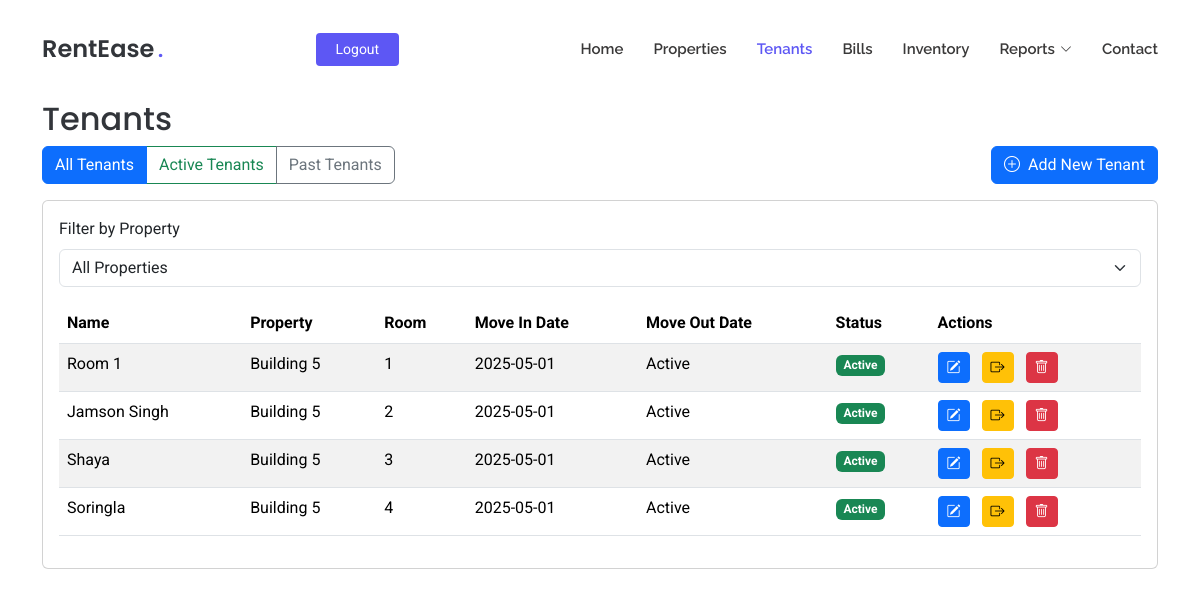
The app's page /list-tenants (signed in) with its own data.
### tables this page shows
CREATE TABLE tenants
                 (id INTEGER PRIMARY KEY AUTOINCREMENT,
                  name TEXT NOT NULL,
                  property_id INTEGER NOT NULL,
                  room_id INTEGER NOT NULL,
                  phone_number TEXT NOT NULL,
                  move_in_date DATE NOT NULL,
                  police_verification TEXT, email TEXT, move_out_date DATE,
                  FOREIGN KEY (property_id) REFERENCES properties (id),
                  FOREIGN KEY (room_id) REFERENCES rooms (id));

CREATE TABLE properties
                 (id INTEGER PRIMARY KEY AUTOINCREMENT,
                  name TEXT NOT NULL,
                  address TEXT NOT NULL,
                  user_id INTEGER NOT NULL,
                  FOREIGN KEY (user_id) REFERENCES users (id));

CREATE TABLE rooms
                 (id INTEGER PRIMARY KEY AUTOINCREMENT,
                  property_id INTEGER NOT NULL,
                  room_config_id INTEGER NOT NULL,
                  room_number INTEGER NOT NULL, media_url TEXT, is_available BOOLEAN DEFAULT TRUE,
                  FOREIGN KEY (property_id) REFERENCES properties (id),
                  FOREIGN KEY (room_config_id) REFERENCES room_configurations (id));

### app/routes.py (the view)
@app.route('/list-tenants')
def list_tenants():
    if 'user_id' not in session:
        flash('Please login to access this page', 'warning')
        return redirect(url_for('login'))
    status_filter = request.args.get('status', 'all')  # 'all', 'active', or 'past'
    conn = get_db()
    c = conn.cursor()
    properties = c.execute('SELECT * FROM properties WHERE user_id = ?',
                         (session['user_id'],)).fetchall()
    formatted_properties = []
    for prop in properties:
        formatted_properties.append({
            'id': prop[0],
            'name': prop[1],
            'address': prop[2]
        })
    query = '''
        SELECT t.id, t.name, t.property_id, t.room_id, t.phone_number, t.email,
               t.move_in_date, t.move_out_date, t.police_verification,
               p.name as property_name,
               rc.room_type, rc.rent, rc.electricity_charge, rc.water_charge,
               r.room_number
        FROM tenants t
        JOIN properties p ON t.property_id = p.id
        JOIN rooms r ON t.room_id = r.id
        JOIN room_configurations rc ON r.room_config_id = rc.id
        WHERE p.user_id = ?
    '''
    if status_filter == 'active':
        query += ' AND t.move_out_date IS NULL'
    elif status_filter == 'past':
        query += ' AND t.move_out_date IS NOT NULL'
    query += ' ORDER BY t.move_in_date DESC'
    tenants = c.execute(query, (session['user_id'],)).fetchall()
    formatted_tenants = []
    for tenant in tenants:
        police_verification_url = None
        if tenant[8]:  # police_verification field
            try:
                _, police_verification_url = tenant[8].split('|')
            except:
                pass
        formatted_tenants.append({
            'id': tenant[0],
            'name': tenant[1],
            'property_id': tenant[2],
            'room_id': tenant[3],
            'phone_number': tenant[4],
            'email': tenant[5],
            'move_in_date': tenant[6],
            'move_out_date': tenant[7],
            'police_verification': police_verification_url,
            'property_name': tenant[9],
            'room_type': tenant[10],
            'rent': tenant[11],
            'electricity_charge': tenant[12],
            'water_charge': tenant[13],
            'room_number': tenant[14]
        })
    conn.close()
    return render_template('list_tenants.html',
                         properties=formatted_properties,
                         tenants=formatted_tenants,
                         status_filter=status_filter)

### app/routes.py (called while the page is built)
def get_db():
    conn = sqlite3.connect('rentease.db')
    conn.row_factory = sqlite3.Row
    return conn

### app/templates/list_tenants.html (shortened to what this page needs)
<!DOCTYPE html>
<html lang="en">
<head>
  <link href="{{ url_for('static', filename='assets/vendor/bootstrap/css/bootstrap.min.css') }}" rel="stylesheet">
  <link href="{{ url_for('static', filename='assets/vendor/bootstrap-icons/bootstrap-icons.css') }}" rel="stylesheet">
  <link href="{{ url_for('static', filename='assets/vendor/aos/aos.css') }}" rel="stylesheet">
  <link href="{{ url_for('static', filename='assets/css/main.css') }}" rel="stylesheet">
</head>
<body class="index-page">
  <header id="header" class="header d-flex align-items-center fixed-top">
    <div class="container position-relative d-flex align-items-center justify-content-between">
      <a href="{{ url_for('index') }}" class="logo d-flex align-items-center me-auto me-xl-0">
        <h1 class="sitename">RentEase</h1><span>.</span>
      </a>
      <nav id="navmenu" class="navmenu">
        <ul>
          <li><a href="{{ url_for('index') }}#hero">Home</a></li>
          <li><a href="{{ url_for('index') }}#properties">Properties</a></li>
          <li><a href="{{ url_for('list_tenants') }}" class="active">Tenants</a></li>
          <li><a href="{{ url_for('index') }}#bills">Bills</a></li>
          <li><a href="{{ url_for('index') }}#inventory">Inventory</a></li>
          <li class="dropdown">
            <a href="#"><span>Reports</span> <i class="bi bi-chevron-down toggle-dropdown"></i></a>
          </li>
          <li><a href="{{ url_for('index') }}#contact">Contact</a></li>
        </ul>
      </nav>
      {% if session.get('user_id') %}
        <a class="btn-getstarted" href="{{ url_for('logout') }}">Logout</a>
      {% else %}
        <a class="btn-getstarted me-1" href="{{ url_for('login') }}">Login</a>
        <a class="btn-getstarted" href="{{ url_for('register') }}">Register</a>
      {% endif %}
    </div>
  </header>
  <main class="main" style="margin-top: 100px;">
    <div class="container mt-4">
        <h2>Tenants</h2>
        <div class="d-flex justify-content-between align-items-center mb-3">
            <div class="btn-group" role="group">
                <a href="{{ url_for('list_tenants', status='all') }}"
                   class="btn btn-outline-primary {% if status_filter == 'all' %}active{% endif %}">
                    All Tenants
                </a>
                <a href="{{ url_for('list_tenants', status='active') }}"
                   class="btn btn-outline-success {% if status_filter == 'active' %}active{% endif %}">
                    Active Tenants
                </a>
                <a href="{{ url_for('list_tenants', status='past') }}"
                   class="btn btn-outline-secondary {% if status_filter == 'past' %}active{% endif %}">
                    Past Tenants
                </a>
            </div>
            <a href="{{ url_for('add_tenant') }}" class="btn btn-primary">
                <i class="bi bi-plus-circle me-2"></i>Add New Tenant
            </a>
        </div>
        <div class="card">
          <div class="card-body">
            <div class="mb-3">
              <label for="propertyFilter" class="form-label">Filter by Property</label>
              <select class="form-select" id="propertyFilter">
                <option value="">All Properties</option>
              </select>
            </div>
            <div class="table-responsive">
              <table class="table table-striped">
                <thead>
                  <tr>
                    <th>Name</th>
                    <th>Property</th>
                    <th>Room</th>
                    <th>Move In Date</th>
                    <th>Move Out Date</th>
                    <th>Status</th>
                    <th>Actions</th>
                  </tr>
                </thead>
                <tbody>
                  {% for tenant in tenants %}
                  <tr data-property-id="{{ tenant.property_id|string }}">
                    <td>{{ tenant.name }}</td>
                    <td>{{ tenant.property_name }}</td>
                    <td>{{ tenant.room_number }}</td>
                    <td>{{ tenant.move_in_date }}</td>
                    <td>{{ tenant.move_out_date or 'Active' }}</td>
                    <td>
                      {% if not tenant.move_out_date %}
                        <span class="badge bg-success">Active</span>
                      {% else %}
                        <span class="badge bg-secondary">Past Tenant</span>
                      {% endif %}
                    </td>
                    <td>
                      <a href="{{ url_for('edit_tenant', tenant_id=tenant.id) }}" class="btn btn-sm btn-primary me-2" data-bs-toggle="tooltip" data-bs-placement="top" title="Edit Tenant">
                        <i class="bi bi-pencil-square"></i>
                      </a>
                      {% if not tenant.move_out_date %}
                        <button type="button" class="btn btn-sm btn-warning me-2" data-bs-toggle="modal" data-bs-target="#moveOutModal{{ tenant.id }}" data-tooltip-title="Move Out Tenant">
                          <i class="bi bi-box-arrow-right"></i>
                        </button>
                      {% endif %}
                      <button type="button" class="btn btn-sm btn-danger" data-bs-toggle="modal" data-bs-target="#deleteModal{{ tenant.id }}" data-tooltip-title="Delete Tenant">
                        <i class="bi bi-trash"></i>
                      </button>
                    </td>
                  </tr>
                  {% endfor %}
                </tbody>
              </table>
            </div>
          </div>
        </div>
    </div>
  </main>
</body>
</html>

### app/static/assets/css/main.css (style rules this page uses)
:root { --default-font: "Roboto", system-ui, -apple-system, "Segoe UI", Roboto, "Helvetica Neue", Arial, "Noto Sans", "Liberation Sans", sans-serif, "Apple Color Emoji", "Segoe UI Emoji", "Segoe UI Symbol", "Noto Color Emoji"; --heading-font: "Poppins", sans-serif; --nav-font: "Raleway", sans-serif; }
:root { --background-color: #ffffff; --default-color: #212529; --heading-color: #32353a; --accent-color: #5d57f4; --surface-color: #ffffff; --contrast-color: #ffffff; }
:root { --nav-color: #3a3939; --nav-hover-color: #5d57f4; --nav-mobile-background-color: #ffffff; --nav-dropdown-background-color: #ffffff; --nav-dropdown-color: #3a3939; --nav-dropdown-hover-color: #5d57f4; }
:root { scroll-behavior: smooth; }
body { color: var(--default-color); background-color: var(--background-color); font-family: var(--default-font); }
a { color: var(--accent-color); text-decoration: none; transition: 0.3s; }
h1, h2, h3, h4, h5, h6 { color: var(--heading-color); font-family: var(--heading-font); }
.header { --background-color: rgba(255, 255, 255, 0); color: var(--default-color); background-color: var(--background-color); padding: 20px 0; transition: all 0.5s; z-index: 997; }
.header .logo { line-height: 1; }
.header .logo h1 { font-size: 24px; margin: 0; font-weight: 600; color: var(--heading-color); }
.header .logo span { color: var(--accent-color); font-size: 24px; font-weight: 600; padding-left: 3px; }
.header .btn-getstarted, .header .btn-getstarted:focus { color: var(--contrast-color); background: var(--accent-color); font-size: 14px; padding: 8px 26px; margin: 0; border-radius: 4px; transition: 0.3s; }
@media (max-width: 1200px) { .header .logo { order: 1; } }
@media (max-width: 1200px) { .header .btn-getstarted { order: 2; margin: 0 15px 0 0; padding: 6px 20px; } }
@media (max-width: 1200px) { .header .navmenu { order: 3; } }
@media (min-width: 1200px) { .navmenu { padding: 0; } }
@media (min-width: 1200px) { .navmenu ul { margin: 0; padding: 0; display: flex; list-style: none; align-items: center; } }
@media (min-width: 1200px) { .navmenu li { position: relative; } }
@media (min-width: 1200px) { .navmenu a, .navmenu a:focus { color: var(--nav-color); padding: 18px 15px; font-size: 15px; font-family: var(--nav-font); font-weight: 600; display: flex; align-items: center; justify-content: space-between; white-space: nowrap; transition: 0.3s; } }
@media (min-width: 1200px) { .navmenu a i, .navmenu a:focus i { font-size: 12px; line-height: 0; margin-left: 5px; transition: 0.3s; } }
@media (min-width: 1200px) { .navmenu li:last-child a { padding-right: 0; } }
@media (min-width: 1200px) { .navmenu li:hover>a, .navmenu .active, .navmenu .active:focus { color: var(--nav-hover-color); } }

### records on screen
tenants: name "Room 1", property_name "Building 5", room_number "1", move_in_date "2025-05-01", move_out_date "Active"
tenants: name "Jamson Singh", property_name "Building 5", room_number "2", move_in_date "2025-05-01", move_out_date "Active"
tenants: name "Shaya", property_name "Building 5", room_number "3", move_in_date "2025-05-01", move_out_date "Active"
tenants: name "Soringla", property_name "Building 5", room_number "4", move_in_date "2025-05-01", move_out_date "Active"
